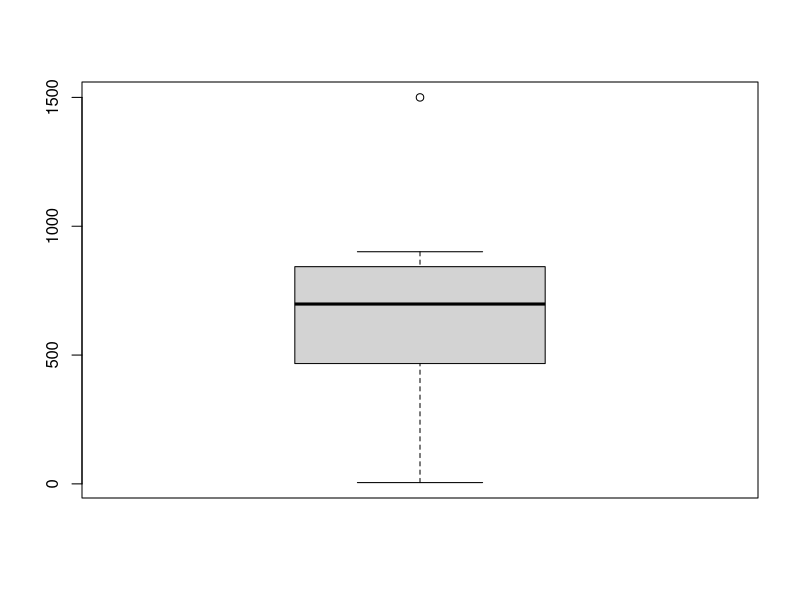
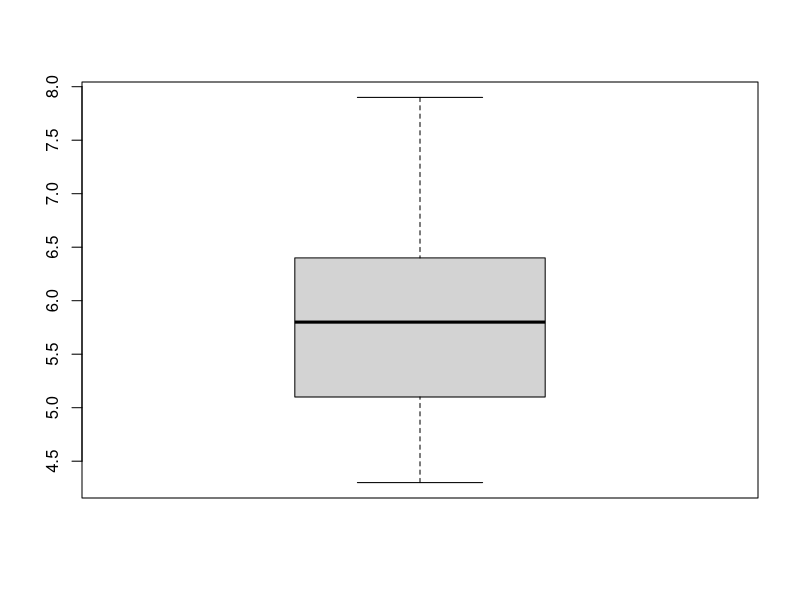
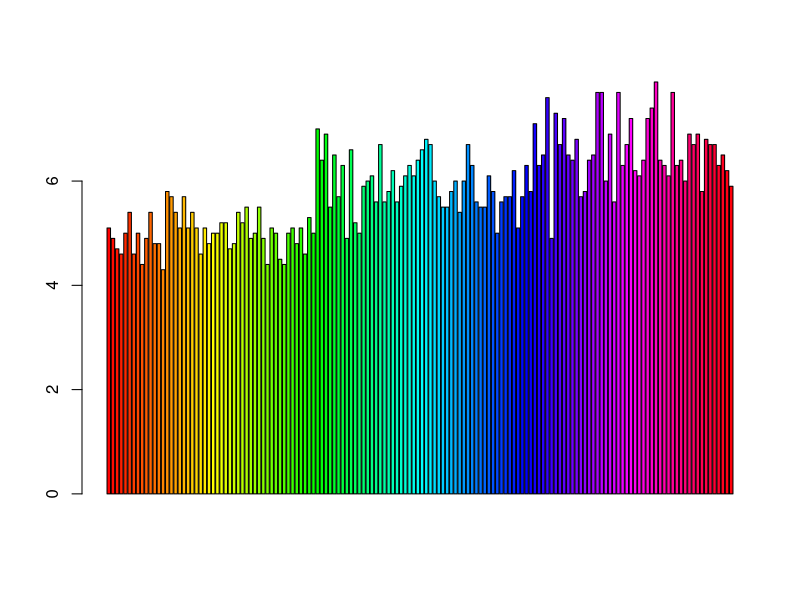
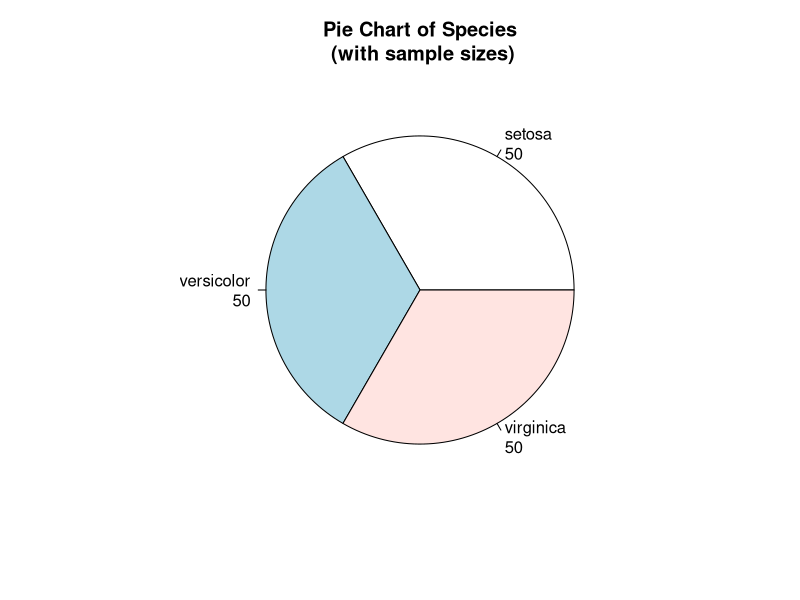
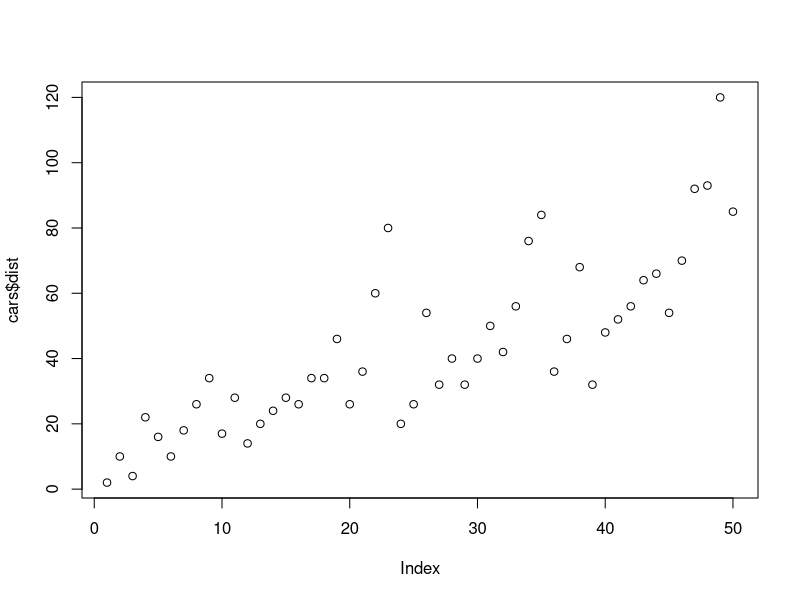
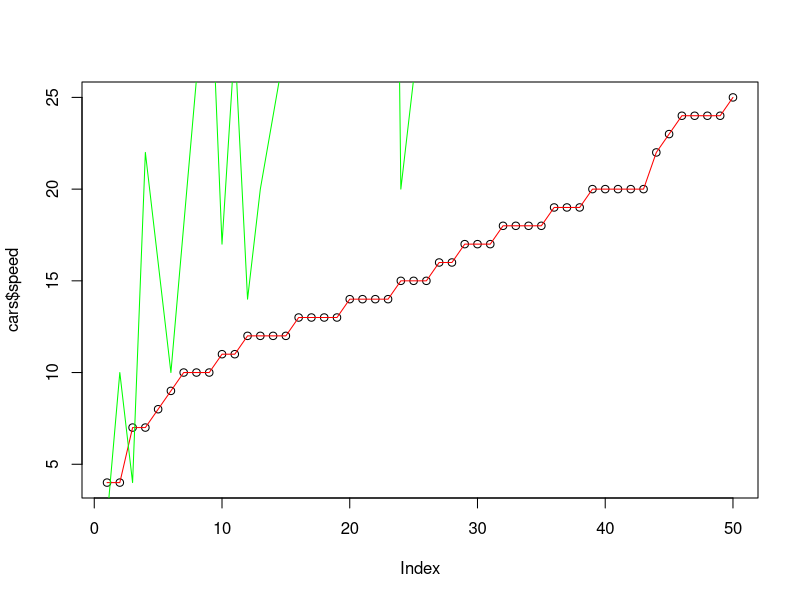

The R script that drew these images, in order:

data <- c(5,412,522,651,745,785,901,1500)
boxplot(data)
df_a <-  data("iris")
boxplot(iris$Sepal.Length)
barplot(iris$Sepal.Length,col=rainbow(length(iris$Sepal.Length)))

mytable <- table(iris$Species)
lbls <- paste(names(mytable), "\n", mytable, sep="")
pie(mytable, labels = lbls,
    main="Pie Chart of Species\n (with sample sizes)")
plot(cars$dist)
plot(cars$speed)
lines(cars$speed, col="red")
lines(cars$dist, col="green")
